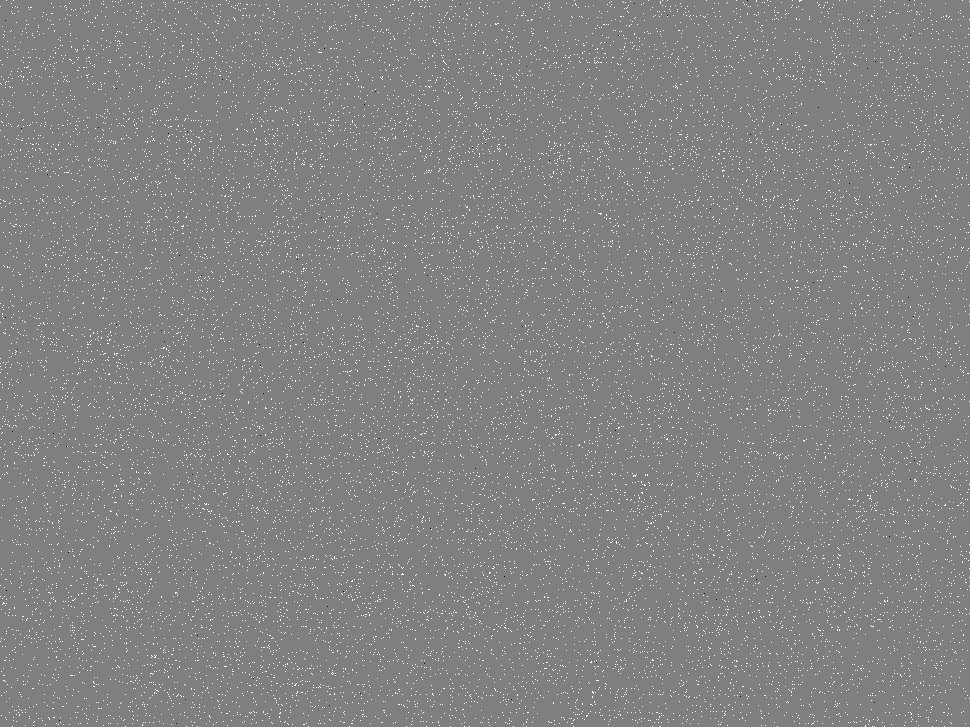
#> input picture image/1.png, 970 x 727 px, shrunk from 2592 x 1944 before the run; its folder holds only this picture in this run
$ python ar0544_noise_analysis.py
#> lines starting #> are read from the running program, lines starting #| are printed output that depends on the picture
# ar0544_noise_analysis.py
import cv2
import numpy as np
import os

# 함수 정의: Total Noise 계산
def calculate_total_noise(channel):
    """
    Total Noise 계산:
    픽셀 값에서 전체 평균을 뺀 후, 차이를 제곱하여 평균을 내고 제곱근을 취한다
    이는 채널 내 픽셀 값의 전반적인 변동성을 나타낸다
    """
    mean_pixel = np.mean(channel)  # 전체 평균값 계산
    total_noise = np.sqrt(np.mean((channel - mean_pixel) ** 2))  # 총 노이즈 계산
    return total_noise

# 함수 정의: Fixed Pattern Noise(FPN) 계산
def calculate_fpn(channel):
    """
    Fixed Pattern Noise(FPN) 계산:
    각 열별 평균값과 전체 평균값 간의 차이를 기반으로 계산한다
    이는 고정된 패턴 잡음을 측정한다
    """
    pixel_means = np.mean(channel, axis=0)  # 각 열의 평균값 계산
    global_mean = np.mean(pixel_means)      # 전체 평균 계산
    fpn = np.sqrt(np.mean((pixel_means - global_mean) ** 2))  # 고정 패턴 노이즈 계산
    return fpn

# 함수 정의: Temporal Noise 계산
def calculate_temporal_noise(frames):
    """
    Temporal Noise 계산:
    다중 프레임 데이터에서 시간에 따른 픽셀 값의 변동성을 계산한다
    """
    frame_means = np.mean(frames, axis=(1, 2))  # 각 프레임의 평균값 계산
    temporal_noise = np.sqrt(np.mean((frames - frame_means[:, None, None]) ** 2))  # 시간적 노이즈 계산
    return temporal_noise

# Step 1: 이미지 디렉터리 경로 및 파일 로드
# 분석할 이미지가 저장된 디렉터리 경로와 파일명 정의
image_dir = "./image/"  # 이미지 디렉터리 경로
num_images = 20  # 분석할 이미지 개수
image_files = [os.path.join(image_dir, f"{i}.png") for i in range(1, num_images + 1)]  # 1.png ~ 20.png 파일 목록 생성

# Step 2: 이미지 데이터를 저장할 리스트 생성
# 각 프레임 데이터를 저장할 리스트를 초기화
frames = []

# Step 3: 이미지 로드 및 Bayer 패턴 분리
# 각 이미지를 불러와 Bayer 패턴의 Red, Green, Blue 채널로 분리
for file in image_files:
    # 이미지 로드
    image = cv2.imread(file, cv2.IMREAD_GRAYSCALE)  # 이미지를 흑백 모드로 로드
#> image is the input picture: shape (727, 970); min 9, max 11, mean 10.03

    # Bayer 패턴 채널 분리
    red_channel = image[1::2, 1::2]    # Red 채널 (홀수 행, 홀수 열)
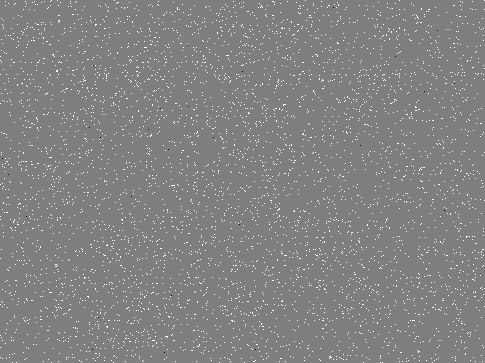
#> red_channel: shape (363, 485); min 9, max 11, mean 10.03; drawn with min black and max white
    # GreenR과 GreenB를 결합하여 Green 채널을 통합
    green_channel = np.vstack((image[0::2, 1::2], image[1::2, 0::2]))  # Green 채널 통합
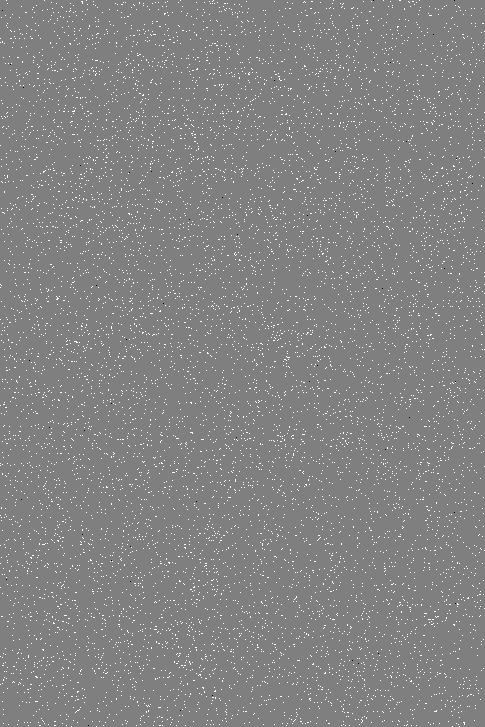
#> green_channel: shape (727, 485); min 9, max 11, mean 10.03; drawn with min black and max white
    blue_channel = image[0::2, 0::2]   # Blue 채널 (짝수 행, 짝수 열)
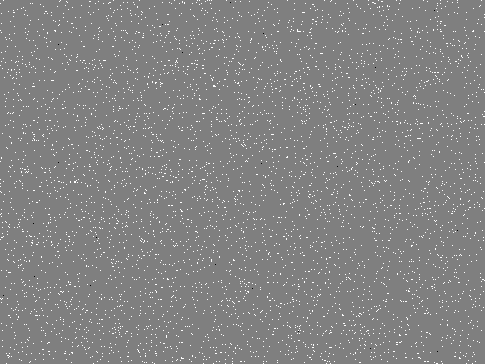
#> blue_channel: shape (364, 485); min 9, max 11, mean 10.03; drawn with min black and max white
#> (the run stopped early here; a loop or call above may not have finished)
